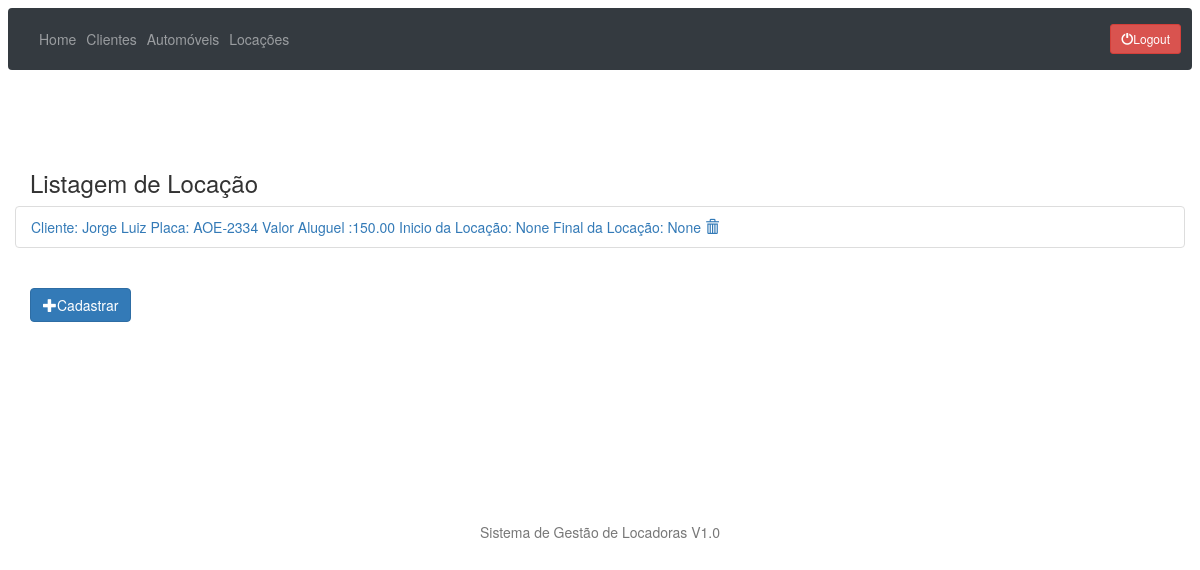
The app's page /locadora/list/ (signed in), older data.
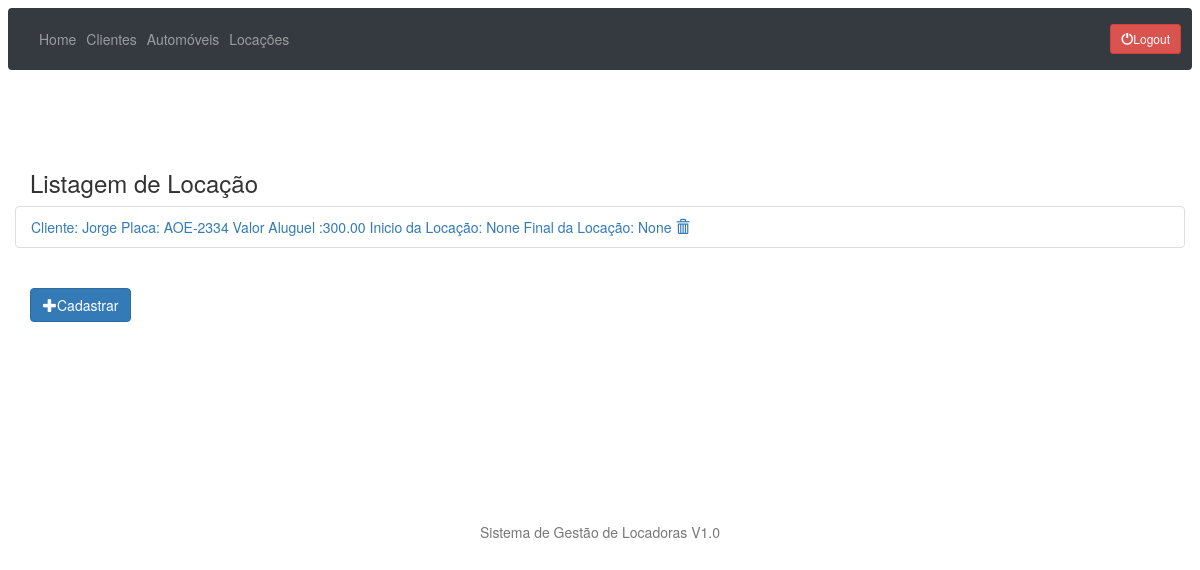
The same page, newer data.
### locadora/models.py (models this page shows)
class Locacao(models.Model):
    cliente = models.ForeignKey(Cliente, null=False, blank=False, on_delete=models.CASCADE)
    automovel = models.ForeignKey(Automovel, null=False, blank=False, on_delete=models.CASCADE)
    valor = models.DecimalField(max_digits=10, decimal_places=2, null=True, blank=True)
    data_inicio = models.DateField()
    data_final = models.DateField()

### clientes/models.py (models this page shows, shortened)
class Cliente(models.Model):
    nome = models.CharField(max_length=30)
    sobrenome = models.CharField(max_length=30)
    idade = models.IntegerField(null=True, blank=True)
    foto = models.ImageField(upload_to='clientes_fotos', null=True, blank=True)

### automoveis/models.py (models this page shows, shortened)
class Automovel(models.Model):
    marca = models.CharField(max_length=30)
    modelo = models.CharField(max_length=30)
    placa = models.CharField(max_length=30)
    foto = models.ImageField(upload_to='automoveis_fotos', null=True, blank=True)
    alugado = models.BooleanField(default=False)

### locadora/views.py (the view)
# urls.py: path('list/', locacoes_list, name='locacoes_list'),
@login_required()
def locacoes_list(request):
    locacoes = Locacao.objects.all()
    return render(request, 'locacao.html', {'locacoes': locacoes})

### locadora/templates/locacao.html (shortened to what this page needs)
{% extends 'base.html' %}
{% block main %}
    <h3>Listagem de Locação</h3>
    <div class="row">
        <ul class="list-group">
            {% for locacao in locacoes %}
                <li class="list-group-item">
                    <a href="{% url 'locacoes_update' locacao.id %}">
                        Cliente: {{ locacao.cliente.nome }} Placa: {{ locacao.automovel.placa }} Valor Aluguel :{{ locacao.valor }} Inicio da Locação: {{ locacao.data_inicio }} Final da Locação: {{ locacao.data_final }}</a>
                    <a href="{% url 'locacoes_delete' locacao.id %}" title="Excluir">
                        <span class="glyphicon glyphicon-trash"></span>
                    </a>
                </li>
            {% endfor %}
        </ul>
    </div>
    <div class="row1">
        <a type="button" class="btn btn-primary" href="{% url 'locacoes_new' %}"> <span
                class="glyphicon glyphicon-plus"></span>Cadastrar</a>
    </div>
{% endblock %}

Row changes from the older to the newer data that the page shows:
changed Locacao "None": cliente.nome "Jorge Luiz" → "Jorge"; valor "150.00" → "300.00"
